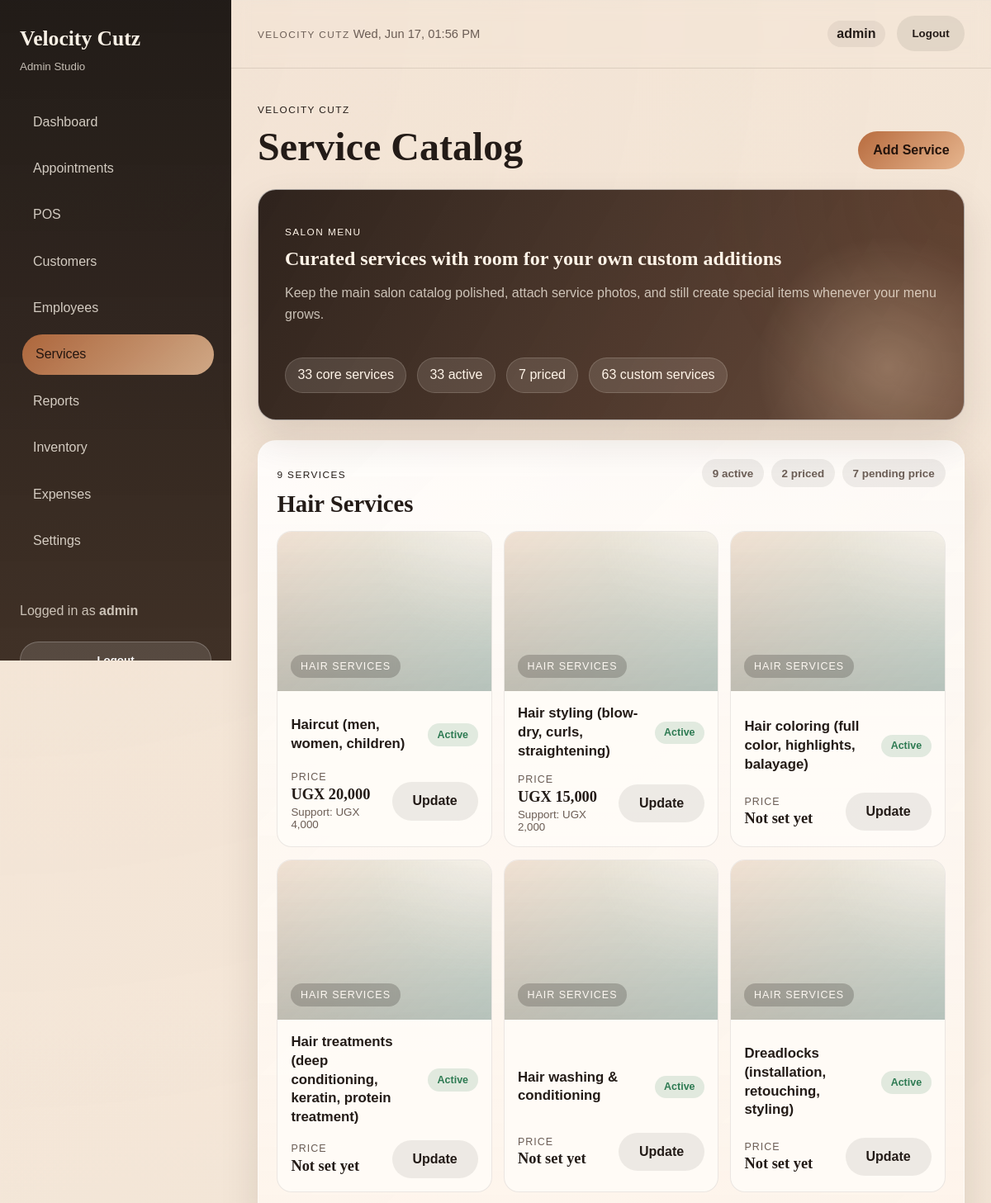
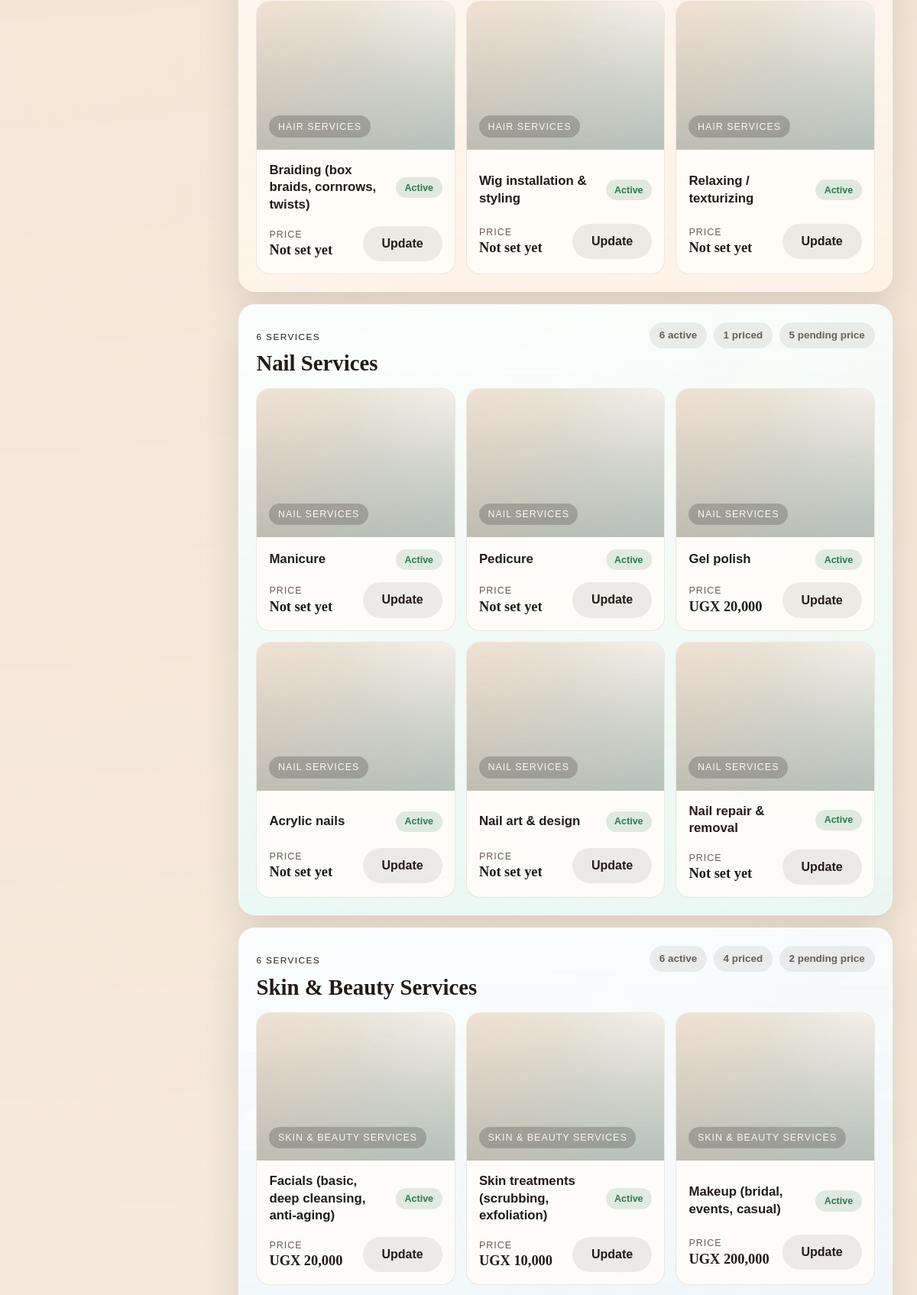
/services/ (signed in, upper part), run on the app's committed database (2 pictures, top to bottom).
### apps/services/models.py (models this page shows, shortened)
class Service(TimeStampedModel):
    name = models.CharField(max_length=100)
    price = models.DecimalField(max_digits=12, decimal_places=0)
    support_commission_enabled = models.BooleanField(
        default=False,
        help_text="Enable a fixed support commission for a second employee on this service.",
    )
    support_commission_amount = models.DecimalField(
        max_digits=12,
        decimal_places=0,
        default=0,
        help_text="Fixed amount paid to the support employee when this service is approved.",
    )
    is_active = models.BooleanField(default=True)
    photo = models.FileField(
        upload_to="services/photos/",
        blank=True,
        validators=[FileExtensionValidator(allowed_extensions=["jpg", "jpeg", "png", "webp"])],
    )
    class Meta:
        ordering = ["name"]

### apps/services/views.py (the view)
# urls.py: path("", views.service_list, name="list"),
@login_required
@role_required("admin")
def service_list(request):
    services = list(Service.objects.all())
    service_lookup = {}
    extra_services = []
    for service in services:
        if service.name in CATALOG_SERVICE_NAME_SET and service.name not in service_lookup:
            service_lookup[service.name] = service
        else:
            extra_services.append(service)
    extra_services.sort(key=lambda service: service.name)
    service_sections = []
    total_services = 0
    active_services = 0
    priced_services = 0
    for title, service_names in SERVICE_CATALOG:
        section_entries = []
        section_active = 0
        section_priced = 0
        for service_name in service_names:
            service = service_lookup.get(service_name)
            if service is None:
                continue
            is_priced = bool(service.price)
            section_entries.append(
                {
                    "service": service,
                    "is_priced": is_priced,
                }
            )
            total_services += 1
            section_active += int(service.is_active)
            section_priced += int(is_priced)
        active_services += section_active
        priced_services += section_priced
        service_sections.append(
            {
                "title": title,
                "services": section_entries,
                "service_count": len(section_entries),
                "active_count": section_active,
                "priced_count": section_priced,
                "unpriced_count": len(section_entries) - section_priced,
            }
        )
    return render(
        request,
        "services/list.html",
        {
            "service_sections": service_sections,
            "extra_services": extra_services,
            "total_services": total_services,
            "active_services": active_services,
            "priced_services": priced_services,
            "unpriced_services": total_services - priced_services,
            "custom_service_count": len(extra_services),
        },
    )

### apps/accounts/permissions.py (called while the page is built)
def is_admin_user(user):
    return bool(getattr(user, "is_superuser", False) or role_code(user) == ADMIN)

def has_any_role(user, *codes):
    return is_admin_user(user) or role_code(user) in codes

def role_required(*codes):
    def decorator(view_func):
        @wraps(view_func)
        def wrapper(request, *args, **kwargs):
            if has_any_role(request.user, *codes):
                return view_func(request, *args, **kwargs)
            messages.error(request, "You do not have permission to open that page.")
            return redirect("home")
        return wrapper
    return decorator

### apps/services/templates/services/list.html (shortened to what this page needs)
{% extends "base.html" %}
{% load humanize %}
{% block page_title %}Service Catalog{% endblock %}
{% block actions %}
<a class="button button-primary" data-modal-url="{% url 'services:create' %}" href="{% url 'services:create' %}">Add Service</a>
{% endblock %}
{% block content %}
<section class="hero service-hero">
  <div>
    <p class="eyebrow">Salon Menu</p>
    <h2>Curated services with room for your own custom additions</h2>
    <p class="hero-copy">Keep the main salon catalog polished, attach service photos, and still create special items whenever your menu grows.</p>
  </div>
  <div class="hero-meta">
    <span>{{ total_services }} core services</span>
    <span>{{ active_services }} active</span>
    <span>{{ priced_services }} priced</span>
    <span>{{ custom_service_count }} custom services</span>
  </div>
</section>
<section class="service-catalog-grid">
  {% for section in service_sections %}
  <article class="service-showcase">
    <div class="service-showcase-header">
      <div>
        <p class="eyebrow">{{ section.service_count }} services</p>
        <h2>{{ section.title }}</h2>
      </div>
      <div class="service-showcase-meta">
        <span>{{ section.active_count }} active</span>
        <span>{{ section.priced_count }} priced</span>
        {% if section.unpriced_count %}
        <span>{{ section.unpriced_count }} pending price</span>
        {% endif %}
      </div>
    </div>
    <div class="service-card-grid">
      {% for entry in section.services %}
      <article class="service-entry-card">
        <div class="service-entry-media">
          {% if entry.service.photo %}
          <img src="{{ entry.service.photo.url }}" alt="{{ entry.service.name }}">
          {% else %}
          <div class="service-entry-placeholder">
            <span>{{ section.title }}</span>
          </div>
          {% endif %}
        </div>
        <div class="service-entry-content">
          <div class="service-entry-top">
            <h3>{{ entry.service.name }}</h3>
            {% if entry.service.is_active %}
            <span class="badge badge-success">Active</span>
            {% else %}
            <span class="badge badge-muted">Inactive</span>
            {% endif %}
          </div>
          <div class="service-entry-bottom">
            <div class="service-entry-price">
              <span class="service-entry-label">Price</span>
              {% if entry.is_priced %}
              <strong>UGX {{ entry.service.price|floatformat:0|intcomma }}</strong>
              {% else %}
              <strong>Not set yet</strong>
              {% endif %}
              {% if entry.service.support_commission_enabled %}
              <small class="field-note">Support: UGX {{ entry.service.support_commission_amount|floatformat:0|intcomma }}</small>
              {% endif %}
            </div>
            <a class="button button-secondary service-entry-action" data-modal-url="{% url 'services:edit' entry.service.pk %}" href="{% url 'services:edit' entry.service.pk %}">Update</a>
          </div>
        </div>
      </article>
      {% endfor %}
    </div>
  </article>
  {% endfor %}
</section>
{% endblock %}

### templates/includes/sidebar.html (shortened to what this page needs)
<aside class="sidebar" id="sidebar">
  <div class="brand-block">
    <strong>Velocity Cutz</strong>
    <small>Admin Studio</small>
  </div>
  {% with profile=request.user.employee_profile %}
  <nav class="nav-links" aria-label="Primary navigation">
    <a href="{% url 'home' %}" class="{% if request.path == '/' %}active{% endif %}">Dashboard</a>
    {% if request.user.is_superuser or profile.role.code == 'admin' %}
      <a href="#appointments" data-prevent-nav data-toast="Appointments module is coming next.">Appointments</a>
      <a href="{% url 'sales:list' %}" class="nav-with-badge {% if '/sales/' in request.path %}active{% endif %}">
        <span>POS</span>
      </a>
      <a href="{% url 'customers:list' %}" class="{% if '/customers/' in request.path %}active{% endif %}">Customers</a>
      <a href="{% url 'employees:list' %}" class="{% if '/employees/' in request.path %}active{% endif %}">Employees</a>
      <a href="{% url 'services:list' %}" class="{% if '/services/' in request.path and '/reports/services/' not in request.path %}active{% endif %}">Services</a>
      <a href="{% url 'reports:daily' %}" class="{% if '/reports/' in request.path and '/my-commissions/' not in request.path %}active{% endif %}">Reports</a>
      <a href="{% url 'inventory:list' %}" class="{% if '/inventory/' in request.path %}active{% endif %}">Inventory</a>
      <a href="{% url 'expenses:list' %}" class="{% if '/expenses/' in request.path %}active{% endif %}">Expenses</a>
      <a href="#settings" data-prevent-nav data-toast="Settings module is coming soon.">Settings</a>
    {% elif profile %}
      <a href="{% url 'sales:list' %}" class="{% if '/sales/' in request.path %}active{% endif %}">My Services</a>
      <a href="{% url 'reports:my_commissions' %}" class="{% if '/my-commissions/' in request.path %}active{% endif %}">My Commission</a>
    {% endif %}
  </nav>
  {% endwith %}
  {% if request.user.is_authenticated %}
  <div class="sidebar-note">
    <p>Logged in as <strong>{{ request.user.get_full_name|default:request.user.username }}</strong></p>
    <form method="post" action="{% url 'accounts:logout' %}">
      <button class="button button-secondary sidebar-logout-button" type="submit" style="width:100%;margin-top:0.5rem;">Logout</button>
    </form>
  </div>
  {% endif %}
</aside>

### templates/includes/navbar.html (shortened to what this page needs)
{% load humanize %}
<div class="topbar">
  <div class="topbar-meta">
    <span class="topbar-label">Velocity Cutz</span>
    <span data-live-clock>{% now "D, d M H:i" %}</span>
  </div>
  <div class="topbar-right">
    {% if request.user.is_authenticated %}
    <span class="topbar-user">{{ request.user.get_full_name|default:request.user.username }}</span>
    <form method="post" action="{% url 'accounts:logout' %}" class="topbar-logout-form">
      <button class="button button-secondary topbar-logout" type="submit">Logout</button>
    </form>
    {% endif %}
  </div>
</div>

### templates/base.html (style rules this page uses)
body.admin-body { margin: 0; min-height: 100vh; }
body.admin-body .sidebar { grid-column: 1 !important; grid-row: 1 !important; width: 280px !important; max-width: 280px !important; min-height: 100vh !important; height: 100vh !important; position: sticky !important; top: 0 !important; align-self: start !important; overflow-y: auto !important; }

### data on the page
Service: title "HAIR SERVICES", service.name "Haircut (men, women, children)", is_active "Active", service.price "20,000", service.support_commission_amount "4,000"
Service: title "HAIR SERVICES", service.name "Hair styling (blow-dry, curls, straightening)", is_active "Active", service.price "15,000", service.support_commission_amount "2,000"
Service: title "HAIR SERVICES", service.name "Hair coloring (full color, highlights, balayage)", is_active "Active", shows "Not set yet"
Service: title "HAIR SERVICES", service.name "Hair treatments (deep conditioning, keratin, protein treatment)", is_active "Active", shows "Not set yet"
Service: title "HAIR SERVICES", service.name "Hair washing & conditioning", is_active "Active", shows "Not set yet"
Service: title "HAIR SERVICES", service.name "Dreadlocks (installation, retouching, styling)", is_active "Active", shows "Not set yet"
Service: title "HAIR SERVICES", service.name "Braiding (box braids, cornrows, twists)", is_active "Active", shows "Not set yet"
Service: title "HAIR SERVICES", service.name "Wig installation & styling", is_active "Active", shows "Not set yet"
Service: title "HAIR SERVICES", service.name "Relaxing / texturizing", is_active "Active", shows "Not set yet"
Service: title "NAIL SERVICES", service.name "Manicure", is_active "Active", shows "Not set yet"
Service: title "NAIL SERVICES", service.name "Pedicure", is_active "Active", shows "Not set yet"
Service: title "NAIL SERVICES", service.name "Gel polish", is_active "Active", service.price "20,000"
Service: title "NAIL SERVICES", service.name "Acrylic nails", is_active "Active", shows "Not set yet"
Service: title "NAIL SERVICES", service.name "Nail art & design", is_active "Active", shows "Not set yet"
Service: title "NAIL SERVICES", service.name "Nail repair & removal", is_active "Active", shows "Not set yet"
Service: title "SKIN & BEAUTY SERVICES", service.name "Facials (basic, deep cleansing, anti-aging)", is_active "Active", service.price "20,000"
Service: title "SKIN & BEAUTY SERVICES", service.name "Skin treatments (scrubbing, exfoliation)", is_active "Active", service.price "10,000"
Service: title "SKIN & BEAUTY SERVICES", service.name "Makeup (bridal, events, casual)", is_active "Active", service.price "200,000"

### other printed values
{{ request.user.get_full_name|default:request.user.username }} "admin"
{{ total_services }} "33"
{{ active_services }} "33"
{{ priced_services }} "7"
{{ custom_service_count }} "63"
{{ section.service_count }} "9" "6" "6"
{{ section.title }} "Hair Services" "Nail Services" "Skin & Beauty Services"
{{ section.active_count }} "9" "6" "6"
{{ section.priced_count }} "2" "1" "4"
{{ section.unpriced_count }} "7" "5" "2"
